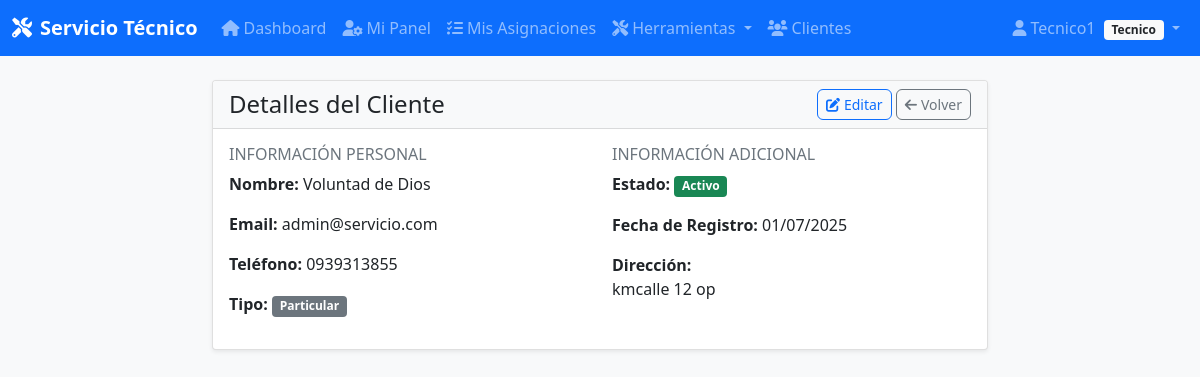
The page /clientes/1 (signed in) on the database its author committed.
### app/models/models.py (models this page shows, shortened)
class Usuario(UserMixin, db.Model):
    __tablename__ = 'usuarios'
    id = db.Column(db.Integer, primary_key=True)
    nombre = db.Column(db.String(100), nullable=False)
    email = db.Column(db.String(120), unique=True, nullable=False, index=True)
    password_hash = db.Column(db.String(255), nullable=False)
    telefono = db.Column(db.String(20))
    rol = db.Column(db.String(20), nullable=False, default='administrador')  # Solo admin o tecnico
    fecha_creacion = db.Column(db.DateTime, default=datetime.utcnow)
    def is_admin(self):
        return self.rol == 'administrador'
    def is_tecnico(self):
        return self.rol == 'tecnico'

class Cliente(db.Model):
    __tablename__ = 'clientes'
    id = db.Column(db.Integer, primary_key=True)
    nombre = db.Column(db.String(100), nullable=False)
    email = db.Column(db.String(120))
    telefono = db.Column(db.String(20), nullable=False)
    direccion = db.Column(db.Text)
    tipo_cliente = db.Column(db.String(20), default='particular')
    fecha_registro = db.Column(db.DateTime, default=datetime.utcnow)
    activo = db.Column(db.Boolean, default=True)  # <-- Agrega esta línea
    solicitudes = db.relationship('Solicitud', backref='cliente', lazy=True)
    facturas = db.relationship('Factura', backref='cliente', lazy=True)

### app/controllers/clientes.py (the view)
@clientes_bp.route('/<int:id>')
@login_required
def detail(id):
    cliente = Cliente.query.get_or_404(id)
    return render_template('clientes/detail.html', cliente=cliente)

### app/templates/clientes/detail.html (shortened to what this page needs)
{% extends "base.html" %}
{% block content %}
<div class="row justify-content-center">
    <div class="col-md-8">
        <div class="card">
            <div class="card-header d-flex justify-content-between align-items-center">
                <h4 class="mb-0">Detalles del Cliente</h4>
                <div>
                    <a href="{{ url_for('clientes.edit', id=cliente.id) }}" class="btn btn-outline-primary btn-sm">
                        <i class="fas fa-edit me-1"></i>Editar
                    </a>
                    <a href="{{ url_for('clientes.list') }}" class="btn btn-outline-secondary btn-sm">
                        <i class="fas fa-arrow-left me-1"></i>Volver
                    </a>
                </div>
            </div>
            <div class="card-body">
                <div class="row">
                    <div class="col-md-6">
                        <h6 class="text-muted">INFORMACIÓN PERSONAL</h6>
                        <p><strong>Nombre:</strong> {{ cliente.nombre }}</p>
                        <p><strong>Email:</strong> {{ cliente.email or 'No especificado' }}</p>
                        <p><strong>Teléfono:</strong> {{ cliente.telefono }}</p>
                        <p><strong>Tipo:</strong>
                            <span class="badge bg-{{ 'primary' if cliente.tipo_cliente == 'empresa' else 'secondary' }}">
                                {{ cliente.tipo_cliente.title() }}
                            </span>
                        </p>
                    </div>
                    <div class="col-md-6">
                        <h6 class="text-muted">INFORMACIÓN ADICIONAL</h6>
                        <p><strong>Estado:</strong>
                            <span class="badge bg-{{ 'success' if cliente.activo else 'secondary' }}">
                                {{ 'Activo' if cliente.activo else 'Inactivo' }}
                            </span>
                        </p>
                        <p><strong>Fecha de Registro:</strong> {{ cliente.fecha_registro.strftime('%d/%m/%Y') }}</p>
                        {% if cliente.direccion %}
                        <p><strong>Dirección:</strong><br>{{ cliente.direccion }}</p>
                        {% endif %}
                    </div>
                </div>
            </div>
        </div>
    </div>
</div>
{% endblock %}

### app/templates/base.html (shortened to what this page needs)
<!DOCTYPE html>
<html lang="es">
<head>
    <link href="https://cdn.jsdelivr.net/npm/bootstrap@5.1.3/dist/css/bootstrap.min.css" rel="stylesheet">
    <link href="https://cdnjs.cloudflare.com/ajax/libs/font-awesome/6.0.0/css/all.min.css" rel="stylesheet">
    <link href="{{ url_for('static', filename='css/style.css') }}" rel="stylesheet">
</head>
<body>
    {% if current_user.is_authenticated %}
    <nav class="navbar navbar-expand-lg navbar-dark bg-primary">
        <div class="container-fluid">
            <a class="navbar-brand" href="{{ url_for('main.index') }}">
                <i class="fas fa-tools me-2"></i>Servicio Técnico
            </a>
            <div class="collapse navbar-collapse" id="navbarNav">
                <ul class="navbar-nav me-auto">
                    <li class="nav-item">
                        <a class="nav-link" href="{{ url_for('main.index') }}">
                            <i class="fas fa-home me-1"></i>Dashboard
                        </a>
                    </li>
                    {% if current_user.is_admin() %}
                    <li class="nav-item dropdown">
                        <a class="nav-link dropdown-toggle" href="#" role="button" data-bs-toggle="dropdown">
                            <i class="fas fa-users me-1"></i>Gestión
                        </a>
                        <ul class="dropdown-menu">
                            <li><h6 class="dropdown-header">Clientes</h6></li>
                            <li><a class="dropdown-item" href="{{ url_for('clientes.list') }}">
                                <i class="fas fa-list me-2"></i>Ver Clientes
                            </a></li>
                            <li><a class="dropdown-item" href="{{ url_for('clientes.create') }}">
                                <i class="fas fa-plus me-2"></i>Nuevo Cliente
                            </a></li>
                            <li><hr class="dropdown-divider"></li>
                            <li><h6 class="dropdown-header">Servicios</h6></li>
                            <li><a class="dropdown-item" href="{{ url_for('servicios.list') }}">
                                <i class="fas fa-cogs me-2"></i>Ver Servicios
                            </a></li>
                            <li><a class="dropdown-item" href="{{ url_for('servicios.create') }}">
                                <i class="fas fa-plus me-2"></i>Nuevo Servicio
                            </a></li>
                        </ul>
                    </li>
                    <li class="nav-item dropdown">
                        <a class="nav-link dropdown-toggle" href="#" role="button" data-bs-toggle="dropdown">
                            <i class="fas fa-clipboard-list me-1"></i>Operaciones
                        </a>
                        <ul class="dropdown-menu">
                            <li><h6 class="dropdown-header">Solicitudes</h6></li>
                            <li><a class="dropdown-item" href="{{ url_for('solicitudes.list') }}">
                                <i class="fas fa-list me-2"></i>Ver Solicitudes
                            </a></li>
                            <li><a class="dropdown-item" href="{{ url_for('solicitudes.create') }}">
                                <i class="fas fa-plus me-2"></i>Nueva Solicitud
                            </a></li>
                            <li><hr class="dropdown-divider"></li>
                            <li><h6 class="dropdown-header">Asignaciones</h6></li>
                            <li><a class="dropdown-item" href="{{ url_for('asignaciones.list') }}">
                                <i class="fas fa-tasks me-2"></i>Ver Asignaciones
                            </a></li>
                            <li><a class="dropdown-item" href="{{ url_for('asignaciones.create') }}">
                                <i class="fas fa-plus me-2"></i>Nueva Asignación
                            </a></li>
                        </ul>
                    </li>
                    <li class="nav-item dropdown">
                        <a class="nav-link dropdown-toggle" href="#" role="button" data-bs-toggle="dropdown">
                            <i class="fas fa-boxes me-1"></i>Recursos
                        </a>
                        <ul class="dropdown-menu">
                            <li><h6 class="dropdown-header">Inventario</h6></li>
                            <li><a class="dropdown-item" href="{{ url_for('partes.list') }}">
                                <i class="fas fa-boxes me-2"></i>Ver Partes
                            </a></li>
                            <li><a class="dropdown-item" href="{{ url_for('partes.create') }}">
                                <i class="fas fa-plus me-2"></i>Nueva Parte
                            </a></li>
                            <li><hr class="dropdown-divider"></li>
                            <li><h6 class="dropdown-header">Facturación</h6></li>
                            <li><a class="dropdown-item" href="{{ url_for('facturas.list') }}">
                                <i class="fas fa-file-invoice me-2"></i>Ver Facturas
                            </a></li>
                            <li><a class="dropdown-item" href="{{ url_for('facturas.create') }}">
                                <i class="fas fa-plus me-2"></i>Nueva Factura
                            </a></li>
                        </ul>
                    </li>
                    <li class="nav-item dropdown">
                        <a class="nav-link dropdown-toggle" href="#" role="button" data-bs-toggle="dropdown">
                            <i class="fas fa-user-shield me-1"></i>Admin
                        </a>
                        <ul class="dropdown-menu">
                            <li><h6 class="dropdown-header">Personal</h6></li>
                            <li><a class="dropdown-item" href="{{ url_for('tecnicos.list') }}">
                                <i class="fas fa-user-cog me-2"></i>Técnicos
                            </a></li>
                            <li><hr class="dropdown-divider"></li>
                            <li><h6 class="dropdown-header">Reportes</h6></li>
                            <li><a class="dropdown-item" href="{{ url_for('reportes.list') }}">
                                <i class="fas fa-chart-bar me-2"></i>Ver Reportes
                            </a></li>
                        </ul>
                    </li>
                    {% elif current_user.is_tecnico() %}
                    <li class="nav-item">
                        <a class="nav-link" href="{{ url_for('tecnico.dashboard') }}">
                            <i class="fas fa-user-cog me-1"></i>Mi Panel
                        </a>
                    </li>
                    <li class="nav-item">
                        <a class="nav-link" href="{{ url_for('tecnico.mis_asignaciones') }}">
                            <i class="fas fa-tasks me-1"></i>Mis Asignaciones
                        </a>
                    </li>
                    <li class="nav-item dropdown">
                        <a class="nav-link dropdown-toggle" href="#" role="button" data-bs-toggle="dropdown">
                            <i class="fas fa-tools me-1"></i>Herramientas
                        </a>
                    </li>
                    <li class="nav-item">
                        <a class="nav-link" href="{{ url_for('clientes.list') }}">
                            <i class="fas fa-users me-1"></i>Clientes
                        </a>
                    </li>
                    {% endif %}
                </ul>
                <ul class="navbar-nav">
                    <li class="nav-item dropdown">
                        <a class="nav-link dropdown-toggle" href="#" role="button" data-bs-toggle="dropdown">
                            <i class="fas fa-user me-1"></i>{{ current_user.nombre }}
                            <span class="badge bg-light text-dark ms-1">{{ current_user.rol.title() }}</span>
                        </a>
                    </li>
                </ul>
            </div>
        </div>
    </nav>
    {% endif %}
    <main class="container-fluid mt-4">
        {% block content %}{% endblock %}
    </main>
</body>
</html>
</body>
</html>

### app/static/css/style.css (style rules this page uses)
body { background-color: #f8f9fa; font-family: "Segoe UI", Tahoma, Geneva, Verdana, sans-serif; }
.navbar-brand { font-weight: bold; }
.card { box-shadow: 0 0.125rem 0.25rem rgba(0, 0, 0, 0.075); border: 1px solid rgba(0, 0, 0, 0.125); }
.card-header { background-color: #f8f9fa; border-bottom: 1px solid rgba(0, 0, 0, 0.125); }
.btn { border-radius: 0.375rem; }
.badge { font-size: 0.75em; }
.text-muted { color: #6c757d !important; }
.card, .btn, .form-control { transition: all 0.2s ease-in-out; }

### rows shown on the page
Usuario: nombre "Tecnico1", rol "Tecnico"
Cliente: nombre "Voluntad de Dios", email "admin@servicio.com", telefono "0939313855", tipo_cliente "Particular", activo "Activo", fecha_registro "01/07/2025", direccion "kmcalle 12 op"
